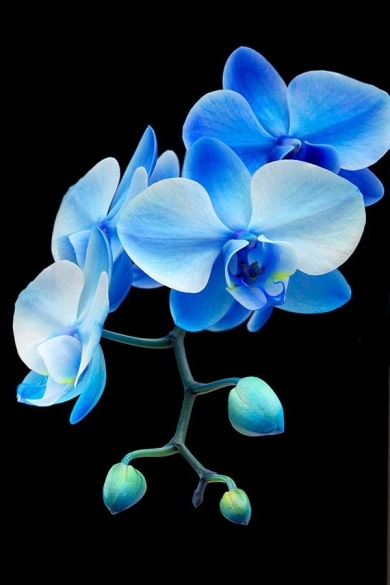
#> input picture Lab 2/Solutions/image2.jpg, 390 x 585 px
$ python task2.py
#> lines starting #> are read from the running program, lines starting #| are printed output that depends on the picture
### Lab 2/Solutions/compute_sift.py
# Sample solution code for computing SIFT feature pre-lab task

import cv2

class SiftDetector():
    def __init__(self, norm="L2", params=None):
        self.detector=self.get_detector(params)
        self.norm=norm

    def get_detector(self, params):
        if params is None:
            params={}
            params["n_features"]=0
            params["n_octave_layers"]=3
            params["contrast_threshold"]=0.03
            params["edge_threshold"]=10
            params["sigma"]=1.6

        detector = cv2.xfeatures2d.SIFT_create(
                nfeatures=params["n_features"],
                nOctaveLayers=params["n_octave_layers"],
                contrastThreshold=params["contrast_threshold"],
                edgeThreshold=params["edge_threshold"],
                sigma=params["sigma"])

        return detector


# [25 lines that do not run on import are left out]

### Lab 2/Solutions/task2.py
import cv2

from compute_sift import SiftDetector


# Parameters for SIFT initializations such that we find only 25% of keypoints
params = {
    'n_features': 0,    #update this to 100, to view only 100 keypoints
    'n_octave_layers': 3,
    'contrast_threshold': 0.08,  # updated threshold.This value will vary for different images to view 25% of keypoints.
    'edge_threshold': 10,
    'sigma': 1.6
}


if __name__ == '__main__':
    # 1. Read image
    image = cv2.imread("image2.jpg")
#> image is the input picture: shape (585, 390, 3); mean B, G, R 76.9, 57.8, 33.8

    # 2. Convert image to grayscale
    grayImageOrig = cv2.cvtColor(image, cv2.COLOR_BGR2GRAY)
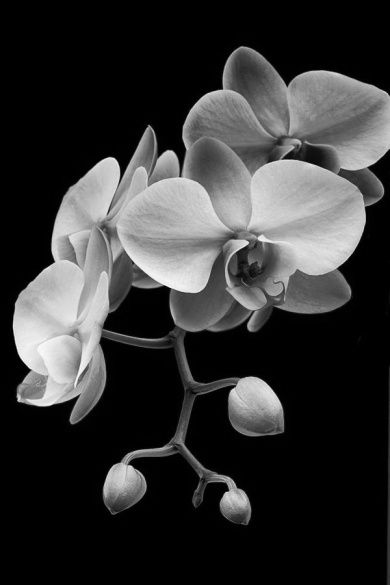
#> grayImageOrig: shape (585, 390); min 0, max 250, mean 52.8

    # Initialize SIFT detector
    sift = SiftDetector(params=params)

    # Store SIFT keypoints of original image in a Numpy array
    kp,des1 = sift.detector.detectAndCompute(grayImageOrig, None)
#> kp = 231 keypoints; strongest (x, y, size): (254, 399, 32.7), (122, 480, 25), (109, 165, 12.1), (19, 399, 3.9)

    kp_gray = cv2.drawKeypoints(image, kp, grayImageOrig)
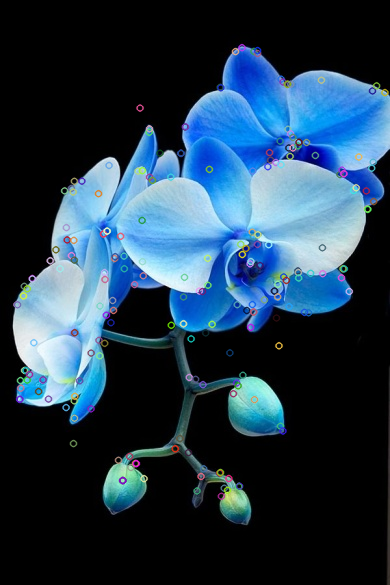
#> kp_gray: shape (585, 390, 3); mean B, G, R 76.5, 58.2, 35.1
    cv2.imshow("Original keypoints", kp_gray)
    print("Number of SIFT features: ", len(kp))
#| Number of SIFT features:  231
    cv2.waitKey(100)

    #Upscale the image
    scale_percent = 110  # percent of original size
    width = int(image.shape[1] * scale_percent / 100)
#> width = 429
    height = int(image.shape[0] * scale_percent / 100)
#> height = 643
    dim = (width, height)
#> dim = (429, 643)
    # resize image
    resizedImage = cv2.resize(grayImageOrig, dim, interpolation=cv2.INTER_AREA)

    # Compute SIFT features for rescaled image
    kp_,des2 = sift.detector.detectAndCompute(resizedImage, None)
#> kp_ = 225 keypoints; strongest (x, y, size): (279, 439, 35.7), (134, 528, 27.4), (259, 550, 19.7), (120, 181, 13)
    kp_gray_ = cv2.drawKeypoints(resizedImage, kp_, resizedImage)
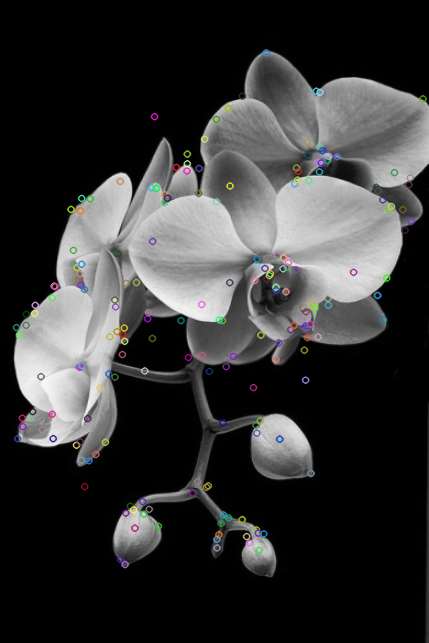
#> kp_gray_: shape (643, 429, 3); mean of channels 0, 1, 2 53.1, 53.1, 53.1; drawn as B, G, R
    cv2.imshow("Upscaled keypoints", kp_gray_)
    cv2.waitKey(100)

    # BFMatcher with default params
    bf = cv2.BFMatcher()
    matches = bf.knnMatch(des1, des2, k=2)
#> matches = 231 matches
    print(len(matches))
#| 231

    # Apply ratio test
    """This test rejects poor matches by computing the ratio between the best and second-best match.
    If the ratio is below some threshold, the match is discarded as being low-quality."""
    good = []
    for m, n in matches:
        if m.distance < 0.80 * n.distance:
            good.append([m])
#> after the loop, good = 167 matches

    # Draw matches
    result = cv2.drawMatchesKnn(
        grayImageOrig, kp,
        resizedImage, kp_,
        good, None, flags=2)
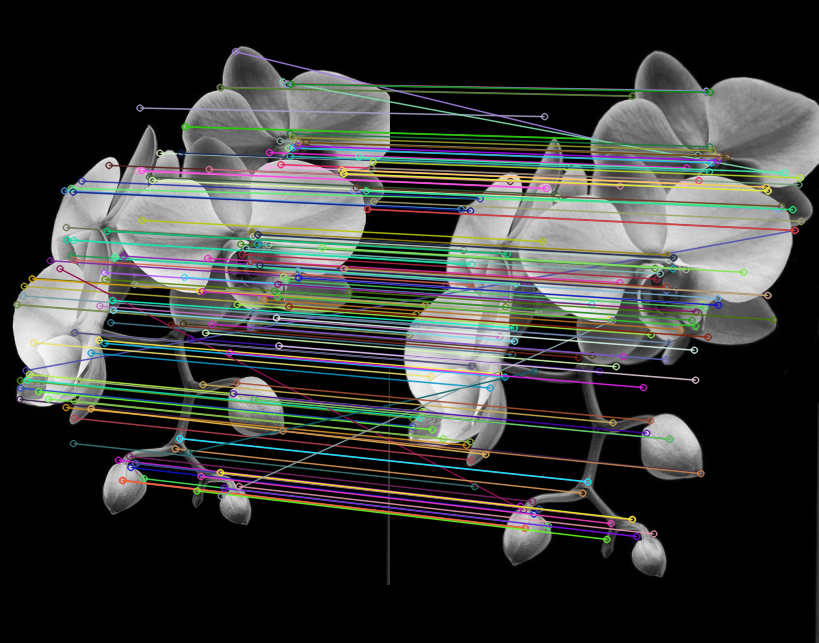
#> result: shape (643, 819, 3); mean of channels 0, 1, 2 56.2, 58.6, 57.1; drawn as B, G, R

    cv2.imshow("Matched points", result)
    cv2.waitKey(0)

$ run again, with Lab 2/Solutions/Task_2_Matched-points.jpg copied over Lab 2/Solutions/image2.jpg
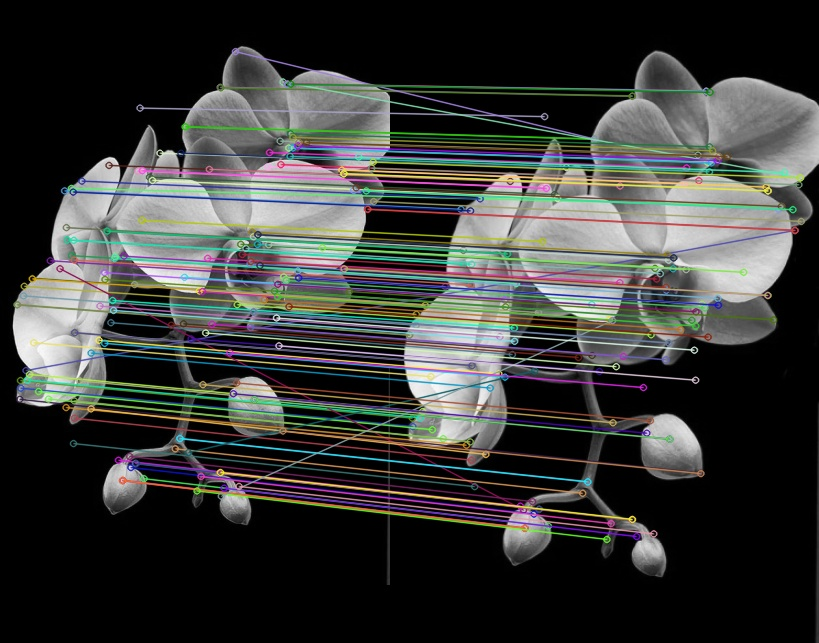
#> input picture Lab 2/Solutions/Task_2_Matched-points.jpg, 819 x 643 px
#> image is the input picture: shape (643, 819, 3); mean B, G, R 56.6, 58.7, 57.3
#> kp = 1255 keypoints; strongest (x, y, size): (670, 439, 35.9), (649, 550, 20.3), (122, 481, 26), (524, 529, 30.3)
#| Number of SIFT features:  1255
#> kp_ = 1505 keypoints; strongest (x, y, size): (737, 483, 39), (713, 604, 22.3), (576, 582, 33.3), (258, 551, 20.9)
#> `kp_gray_ = cv2.drawKeypoints(resizedImage, kp_, resizedImage)`:
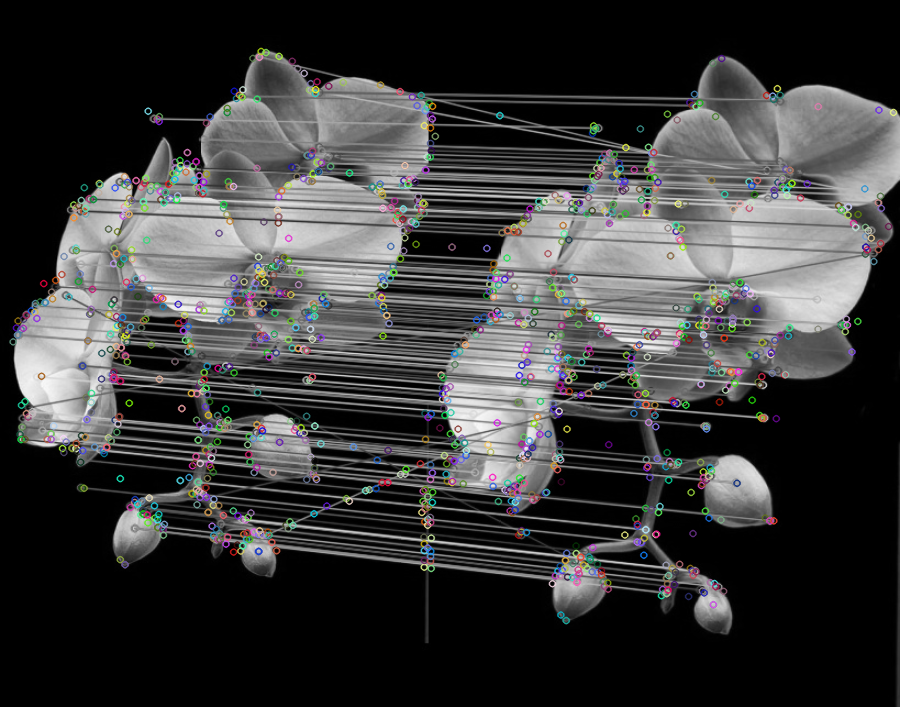
#> kp_gray_: shape (707, 900, 3); mean of channels 0, 1, 2 59.1, 59.2, 59.1; drawn as B, G, R
#> matches = 1255 matches
#| 1255
#> after the loop `for m, n in matches:`: good = 927 matches
#> `result = cv2.drawMatchesKnn( grayImageOrig, kp, resizedImage, kp_, goo..`:
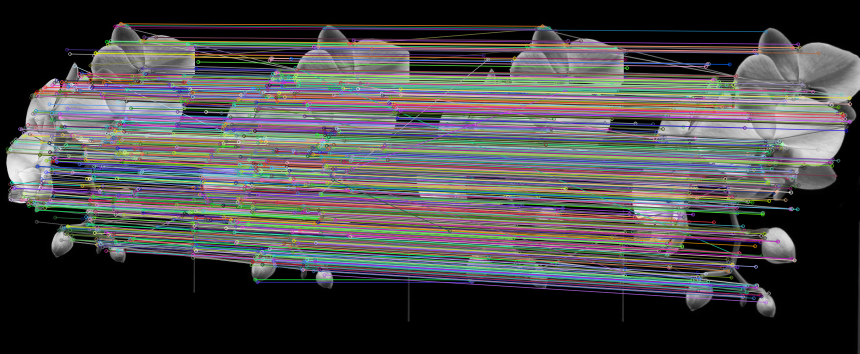
#> result: shape (707, 1719, 3) (shown at 1/2 size); mean of channels 0, 1, 2 72.2, 71.5, 72.4; drawn as B, G, R
